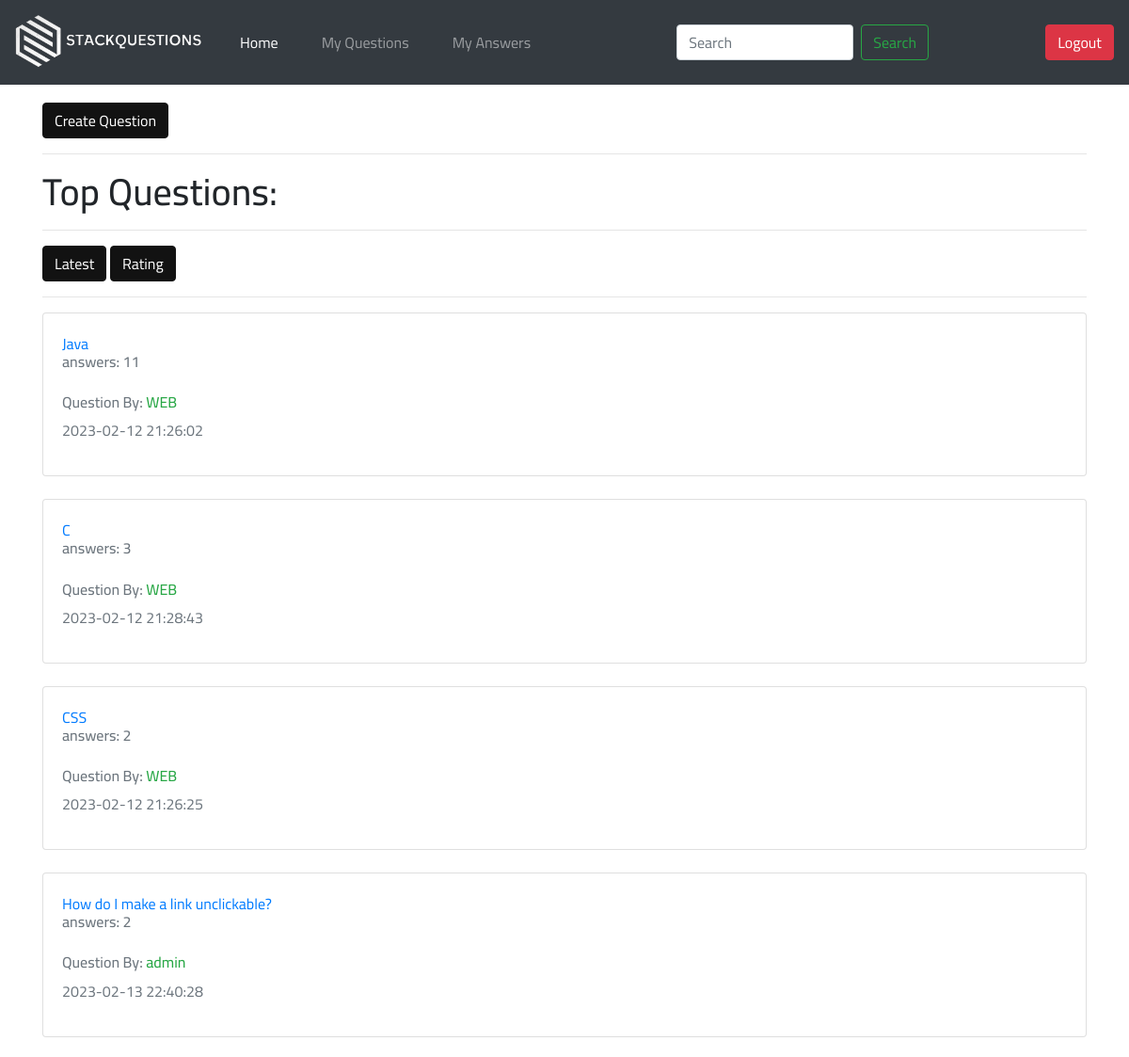
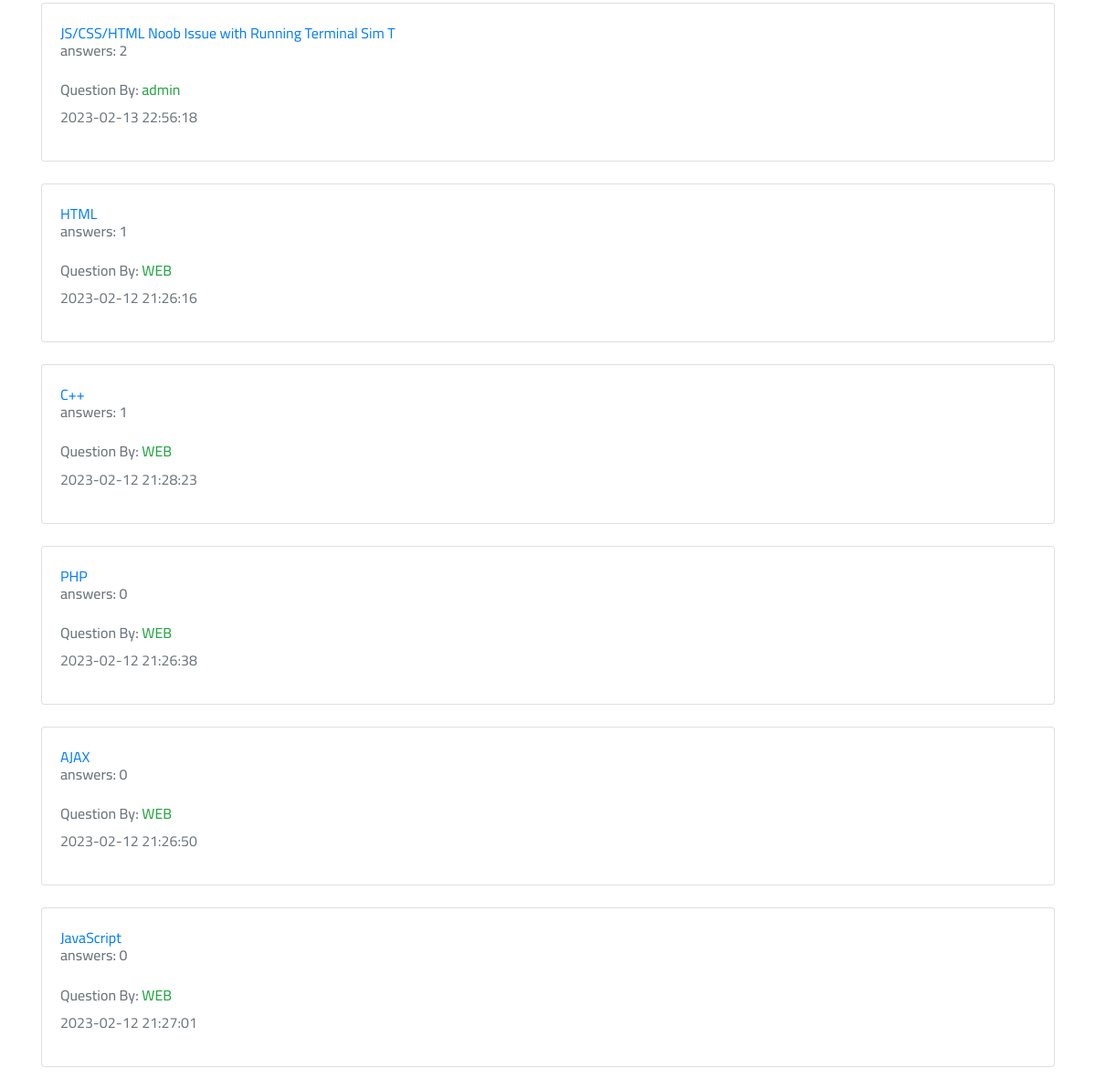
/index.php?tab=rated (signed in), run on the app's committed database (2 pictures, top to bottom).
### tables this page shows
CREATE TABLE `questions` (
  `id` int(11) NOT NULL,
  `title` varchar(50) NOT NULL,
  `description` text NOT NULL,
  `user_id` int(11) NOT NULL,
  `created_at` datetime NOT NULL DEFAULT current_timestamp()
);

CREATE TABLE `users` (
  `id` int(11) NOT NULL,
  `name` varchar(50) NOT NULL,
  `email` varchar(50) NOT NULL,
  `password` varchar(50) NOT NULL
);

### functions/question.php (called while the page is built, shortened)
<?php
function getTop10AnsweredQuestions()
{
    $db = connectDB();
    $sql = "SELECT q.*,u.name username, COUNT(a.id) answers_count FROM questions q JOIN users u ON(u.id = q.user_id) LEFT JOIN answers a ON(q.id = a.question_id) GROUP BY q.id ORDER BY answers_count DESC LIMIT 10;";
    $result = mysqli_query($db, $sql);
    $questions = array();
    while ($row = mysqli_fetch_array($result)) {
        $questions[] = $row;
    }
    return $questions;
}

### index.php (the view, shortened to what this page needs)
<?php
require_once 'functions/question.php';
if(isset($_GET['tab'])){
    $tab = $_GET['tab'];
    if ($tab == 'latest')
        $questions = getLast10Questions();
        else
        $questions = getTop10AnsweredQuestions();
}
else{
    $tab = '';
    $questions = getLast10Questions();
}
?>
<!DOCTYPE html>
<html lang="en">
<head>
    <?php require_once 'components/styles.php' ?>
</head>
<body>
    <?php require_once 'components/navbar.php' ?>
    <div class="container mt-4">
        <a href="create_question.php" class="btn btn-primary">Create Question</a>
       <hr>
       <?php
                    if (isset($_GET['tab'])){
                        if ($tab == 'rated')
                        echo('<h1>Top Questions:</h1>');
                        else
                        echo('<h1>Recent Questions:</h1>');
                    }
                    else
                    echo('<h1>Recent Questions:</h1>');
        ?>
        <hr>
        <?php
         if ($tab !== 'rated')
            echo (' <a href="?tab=latest" class="btn btn-primary">Latest</a>
            <a href="?tab=rated" class="btn btn-primary">Rating</a>');
            else
            echo (' <a href="?tab=latest" class="btn btn-primary">Latest</a>
            <a href="?tab=rated" class="btn btn-primary">Rating</a>');
        ?>
        <hr>
        <?php
        foreach ($questions as $question) {
            echo '
                <div class="card mb-4">
                    <div class="card-body">
                        <a class="card-link" href="index.php?question_id=' . $question['id'] . '">' . $question['title'] . '</a>
                        <div class="card-subtitle text-muted">
                            <h6 class="mt-1">answers: ' . $question['answers_count'] . '</h6>
                            <h6 class="mt-4">Question By: <span class="text-success">' . $question['username'] . '</span></h6>
                <p class="text-muted">' . $question["created_at"] . '</p>
                        </div>
                    </div>
                </div>';
        }
        ?>
    </div>
</body>
</html>

### css/main.css (style rules this page uses)
body { font-family: 'Cairo', sans-serif; }
.btn-primary { color: #fff; background-color: #121212; border-color: #121212; }

### data on the page
questions: title "Java", answers_count "11", user.name "WEB", created_at "2023-02-12 21:26:02"
questions: title "C", answers_count "3", user.name "WEB", created_at "2023-02-12 21:28:43"
questions: title "CSS", answers_count "2", user.name "WEB", created_at "2023-02-12 21:26:25"
questions: title "How do I make a link unclickable?", answers_count "2", user.name "admin", created_at "2023-02-13 22:40:28"
questions: title "JS/CSS/HTML Noob Issue with Running Terminal Sim T", answers_count "2", user.name "admin", created_at "2023-02-13 22:56:18"
questions: title "HTML", answers_count "1", user.name "WEB", created_at "2023-02-12 21:26:16"
questions: title "C++", answers_count "1", user.name "WEB", created_at "2023-02-12 21:28:23"
questions: title "PHP", answers_count "0", user.name "WEB", created_at "2023-02-12 21:26:38"
questions: title "AJAX", answers_count "0", user.name "WEB", created_at "2023-02-12 21:26:50"
questions: title "JavaScript", answers_count "0", user.name "WEB", created_at "2023-02-12 21:27:01"
